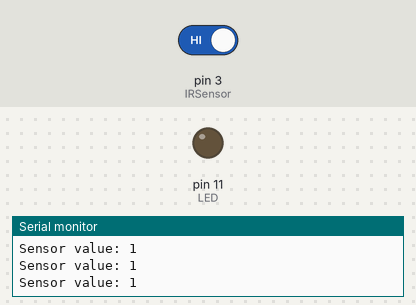
The sketch below on a simulated Arduino Uno, built with avr-gcc and run on an emulated ATmega328P. On the bench: output pins drawn as LEDs (lit = HIGH), the last lines printed to the serial monitor. Inputs (shaded band) come from the test bench; at power-on: pin 3 (IRSensor) HIGH.

Above: at 1.2 s.
1.3 s: pin 3 (IRSensor) driven LOW
At 2.4 s:
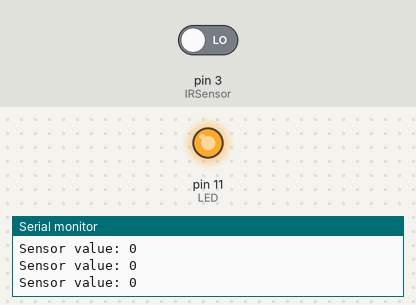
2.8 s: pin 3 (IRSensor) driven HIGH
At 3.7 s:
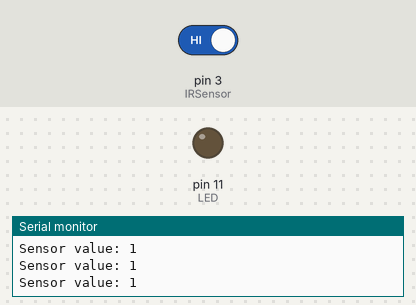
Timing chart, 0 to 5.8 s (numbered marks = the images above; inputs shaded):
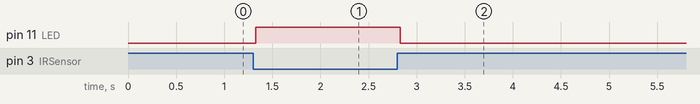

The sketch:

Exp_2a_IR.ino
```cpp
int IRSensor = 3;  // Connect IR sensor to Arduino pin 3
int LED = 11;      // Connect LED to Arduino pin 11

void setup() {
  pinMode(IRSensor, INPUT);   // Set IR sensor pin as INPUT
  pinMode(LED, OUTPUT);       // Set LED pin as OUTPUT
  Serial.begin(9600);         // Start serial communication
}

void loop() {
  int Sensordata = digitalRead(IRSensor);  // Read the IR sensor output

  // Print the sensor value on Serial Monitor
  Serial.print("Sensor value: ");
  Serial.println(Sensordata);

  if (Sensordata == 0) {      // If an obstacle is detected
    digitalWrite(LED, HIGH);  // Turn LED ON
  } else {                    // If no obstacle is detected
    digitalWrite(LED, LOW);   // Turn LED OFF
  }
}
```

Measured:
- after the input at 1.3 s, pin 11 (LED): LOW → HIGH at once
- after the input at 2.8 s, pin 11 (LED): HIGH → LOW at once
